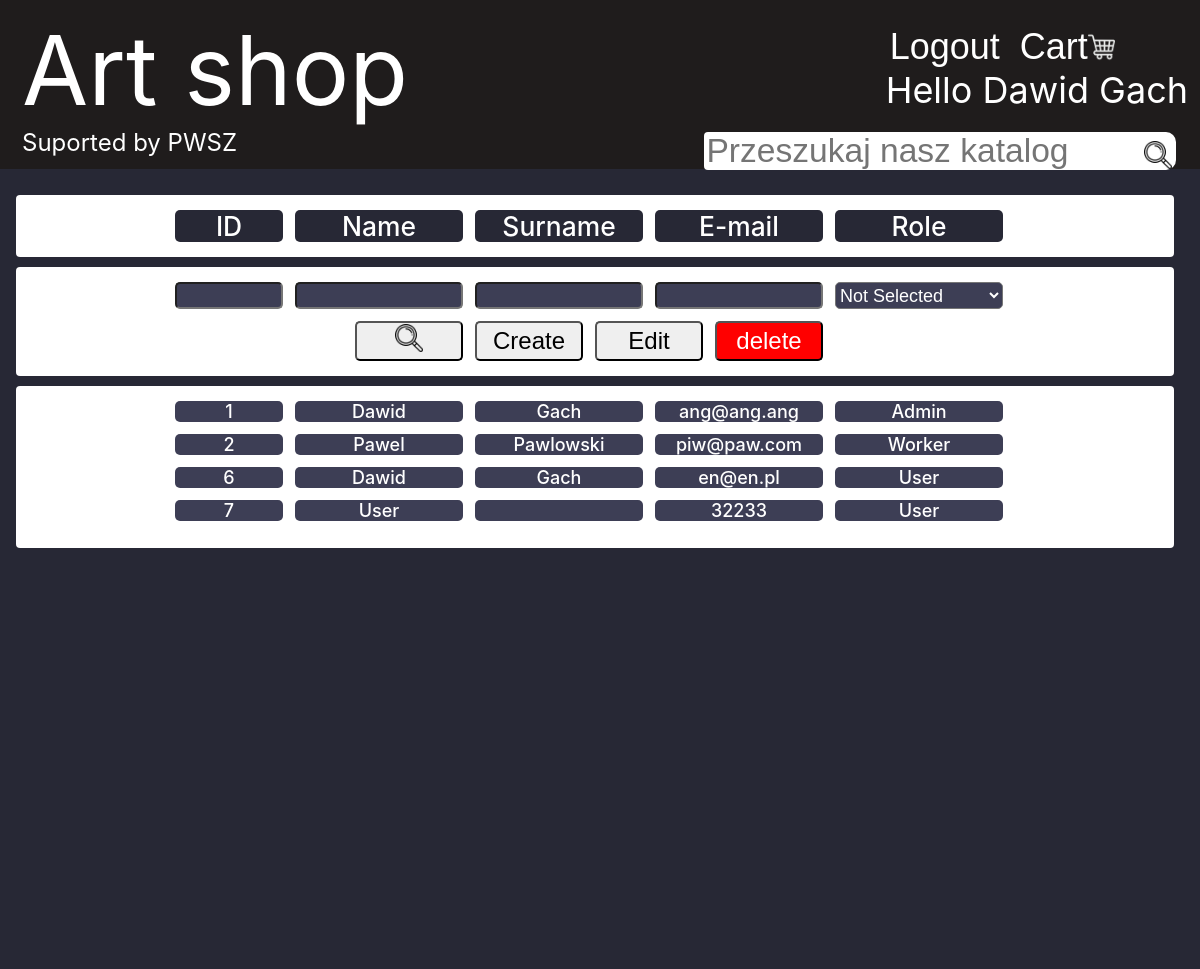
Screenshot of /Lista_R8_php/StronaUrzykownicy.php (signed in) with the database file from the repository.
### tables this page shows
CREATE TABLE `users` (
  `id` bigint(20) NOT NULL,
  `Name` varchar(128) NOT NULL,
  `Surname` varchar(128) NOT NULL,
  `Email` varchar(128) NOT NULL,
  `Password` varchar(128) NOT NULL,
  `Role` varchar(32) NOT NULL
);

### Lista_R8_php/template/script.php (called while the page is built)
<?php
function check_login($con)
{
    if(isset($_SESSION["user_id"]))
    {
        $id = $_SESSION["user_id"];
        $query = "select * from users where id = '$id' limit 1";
        $result = mysqli_query($con, $query);
        if($result && mysqli_num_rows($result) > 0)
        {
            $user_data = mysqli_fetch_assoc($result);
            return $user_data;
        }
    }
    return null;
}
?>

### Lista_R8_php/template/okna/OknoUsers.php (the view, shortened to what this page needs)
<?php
include("Connect.php");
$query = "select * from users";
$result = mysqli_query($con, $query);
while($ele = mysqli_fetch_array($result))
{
    echo "<span id='ID'>".$ele['id']."</span>
    <span id='Imie'>".$ele['Name']."</span>
    <span id='Nazwisko'>".$ele['Surname']."</span>
    <span id='E-mail'>".$ele['Email']."</span>
    <span id='Role'>".$ele['Role']."</span>";
}
?>

### Lista_R8_php/template/navbar.php (shortened to what this page needs)
<div class = "header" id = "header">
<div class = "tytul" id = "tytul">
    <span id="home">Art shop</span><br>
    <a>Suported by PWSZ</a>
    <div class = "wyszukaj">
        <input placeholder="Przeszukaj nasz katalog" class="input" id="wyszukiwarka">
        <button class = "przycisk" id = "wyszukaj"><img class="nie" src = "loupe.png" alt="serch"></button>
    </div>
</div>
<div id = "menu">
    <div class="menu"><button class = "przycisk" id="zaloguj"><?php
    if($user_data == null) echo "Login";
    else echo "Logout";
    ?></button>
    <button class = 'przycisk' id="koszyk"><?php
    if(isset($_SESSION['ProduktWKoszyku']) && count($_SESSION['ProduktWKoszyku']) != 0)
    {
        echo "Cart(" . count($_SESSION['ProduktWKoszyku']) . ") <img class='nie' src='shopping-cart.png' alt='koszyk'>";
    }
    else
    {
        echo "Cart <img class='nie' src='shopping-cart.png' alt='koszyk'>";
    }
    ?></button></div>
    <?php
    if($user_data != null) echo "<div class='next'>Hello $user_data[Name] $user_data[Surname]</div>"
    ?>
</div>
</div>

### Lista_R8_php/style.css (style rules this page uses)
body { margin: 0; padding: 0; font-family: -apple-system, BlinkMacSystemFont, 'Segoe UI', Roboto, Oxygen, Ubuntu, Cantarell, 'Open Sans', 'Helvetica Neue', sans-serif; }
.header { display: flex; justify-content: space-between; padding: 1vw; background-color: rgb(31, 28, 28); color: white; }
.tytul>span { font-size: 8vw; margin-left:10px; }
.tytul>a { font-size: 2vw; margin-left:10px; }
.menu>*,.znaleziono { display: flex; align-items: center; border: 0; font-size: 2.5vw; margin: 0; color:white; margin-bottom: 0 }
.menu { display: flex; align-items: flex-start; margin-top: 10px; }
.menu>:first-child { margin-right: 1.5vh; }
.przycisk { background-color: transparent; border-radius: 10px; color:white; padding: 4px; font-size: 3vw; font-weight: 500; padding-bottom:0; }
.przycisk>* { display: inline-block; pointer-events: none; height: 3vw; width: auto; }
.wyszukaj { position: absolute; right: 2vw; top: 11vw; display: flex; border-collapse: collapse; padding: 0; }
.wyszukaj>* { background-color: white; border-collapse: collapse; border-bottom-left-radius: 0; border-top-left-radius: 0; margin:0; height: 3vw; border: 0; width: auto; }
.wyszukaj>button { height: 3.15vw; }
.nie { height: 2.3vw; padding: 0; width: auto; }
.input { font-size: 2.8vw; color: black; border-bottom-left-radius: 4px; border-top-left-radius: 4px; margin:0; }
.tabContentU>*,.tabContentP>* { font-size: 1.5vw; background-color:rgb(61, 62, 85); color:white; margin-right: 1vw; border-radius: 5px; margin-bottom: 1vw; }
.next { justify-self: flex-start; font-size:3vw; }

### rows the page displays
users: Name "Dawid", Surname "Gach", id "1", Email "ang@ang.ang", Role "Admin"
users: id "2", Name "Pawel", Surname "Pawlowski", Email "piw@paw.com", Role "Worker"
users: id "6", Name "Dawid", Surname "Gach", Email "en@en.pl", Role "User"
users: id "7", Name "User", Email "32233", Role "User"
